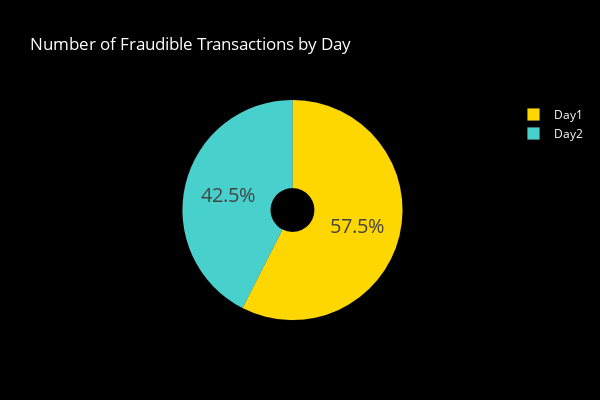

Notebook code cell kept with this figure:
### Code cell
colors = ['gold', 'mediumturquoise']
labels = ['Day1','Day2']
values = df_fraud['Day'].value_counts()
fig = go.Figure(data=[go.Pie(labels = labels,
                             values=values,hole=.2)])
fig.update_traces(textfont_size=20, marker=dict(colors=colors, line=dict(color='white', width=0.1)))
fig.update_layout(
    title_text="Number of Fraudible Transactions by Day",
    title_font_color="white",
    legend_title_font_color="yellow",
    paper_bgcolor="black",
    plot_bgcolor='black',
    font_color="white",
    height=400,
    width=600,
)
fig.show()

### Figure 1 — Plotly figure (JSON) as saved in the notebook; plotly's stock layout.template omitted (floating-point values rounded to 4 significant figures)
{"data": [{"hole": 0.2, "labels": ["Day1", "Day2"], "marker": {"colors": ["gold", "mediumturquoise"], "line": {"color": "white", "width": 0.1}}, "textfont": {"size": 20}, "type": "pie", "values": [272, 201]}], "layout": {"font": {"color": "white"}, "height": 400, "legend": {"title": {"font": {"color": "yellow"}}}, "paper_bgcolor": "black", "plot_bgcolor": "black", "title": {"font": {"color": "white"}, "text": "Number of Fraudible Transactions by Day"}, "width": 600}}
